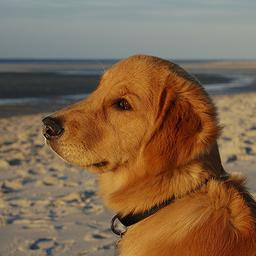
#> input picture data-analysis/randomly_selected_imgs/n02099601_634_col.JPEG, 256 x 256 px, found by its file name
$ python crop224x224.py   (older library calls are emulated)
#> lines starting #> are read from the running program, lines starting #| are printed output that depends on the picture
#!/usr/bin/env python

from PIL import Image

# downsample images to 224x224
im1_col = Image.open('n02099601_634_col.JPEG')
#> im1_col is the input picture: PIL image 256x256 RGB; mean R, G, B 130.3, 103.6, 77.6
im2_col = Image.open('n03792782_1155_col.JPEG')
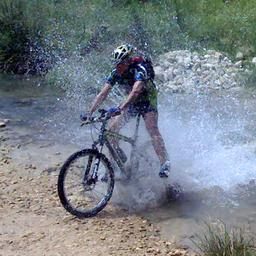
#> input picture data-analysis/randomly_selected_imgs/n03792782_1155_col.JPEG, 256 x 256 px, found by its file name
#> im2_col is the input picture: PIL image 256x256 RGB; mean R, G, B 119.9, 128.1, 137
im3_col = Image.open('n04505470_10690_col.JPEG')
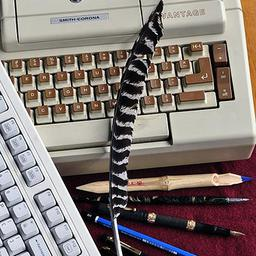
#> input picture data-analysis/randomly_selected_imgs/n04505470_10690_col.JPEG, 256 x 256 px, found by its file name
#> im3_col is the input picture: PIL image 256x256 RGB; mean R, G, B 131.6, 120.8, 116.4

im1_col.thumbnail((224, 224),
                  Image.ANTIALIAS)
#> im1_col: PIL image 224x224 RGB
im1_col.save('n02099601_634_224x224.JPEG', 'JPEG')
im2_col.thumbnail((224, 224),
                  Image.ANTIALIAS)
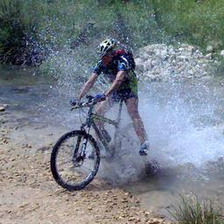
#> im2_col: PIL image 224x224 RGB; mean R, G, B 119.9, 128.1, 137
im2_col.save('n03792782_1155_224x224.JPEG', 'JPEG')
im3_col.thumbnail((224, 224),
                  Image.ANTIALIAS)
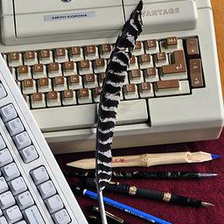
#> im3_col: PIL image 224x224 RGB; mean R, G, B 131.6, 120.8, 116.5
im3_col.save('n04505470_10690_224x224.JPEG', 'JPEG')
